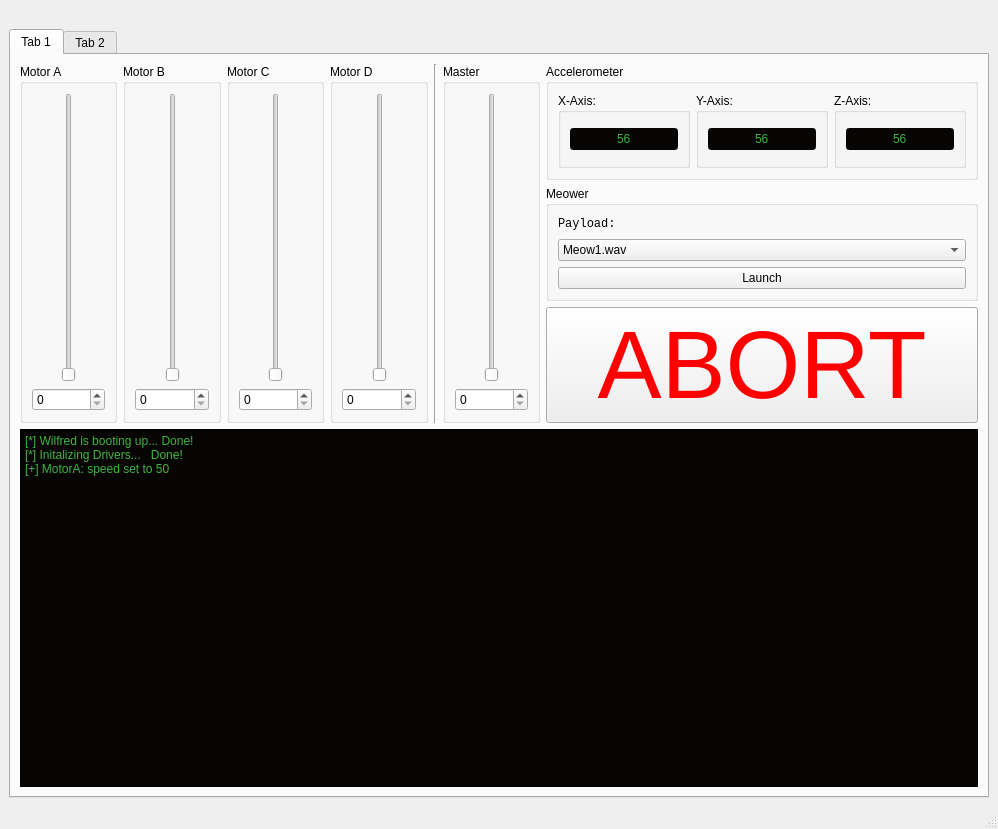
<?xml version="1.0" encoding="UTF-8"?>
<ui version="4.0">
 <class>MainWindow</class>
 <widget class="QMainWindow" name="MainWindow">
  <property name="geometry">
   <rect>
    <x>0</x>
    <y>0</y>
    <width>998</width>
    <height>829</height>
   </rect>
  </property>
  <property name="windowTitle">
   <string>MainWindow</string>
  </property>
  <widget class="QWidget" name="centralwidget">
   <layout class="QVBoxLayout" name="verticalLayout_5">
    <item>
     <widget class="QLabel" name="label">
      <property name="text">
       <string/>
      </property>
      <property name="pixmap">
       <pixmap>Images/headerImage.xcf</pixmap>
      </property>
     </widget>
    </item>
    <item>
     <widget class="QTabWidget" name="tabWidget">
      <property name="currentIndex">
       <number>0</number>
      </property>
      <widget class="QWidget" name="tab">
       <attribute name="title">
        <string>Tab 1</string>
       </attribute>
       <layout class="QGridLayout" name="gridLayout_3">
        <item row="0" column="0">
         <layout class="QVBoxLayout" name="verticalLayout_13">
          <item>
           <layout class="QHBoxLayout" name="horizontalLayout_10">
            <item>
             <widget class="QGroupBox" name="groupBox">
              <property name="title">
               <string>Motor A</string>
              </property>
              <layout class="QVBoxLayout" name="verticalLayout">
               <item>
                <layout class="QHBoxLayout" name="horizontalLayout">
                 <item>
                  <spacer name="horizontalSpacer">
                   <property name="orientation">
                    <enum>Qt::Horizontal</enum>
                   </property>
                   <property name="sizeHint" stdset="0">
                    <size>
                     <width>13</width>
                     <height>20</height>
                    </size>
                   </property>
                  </spacer>
                 </item>
                 <item>
                  <widget class="QSlider" name="verticalSlider">
                   <property name="orientation">
                    <enum>Qt::Vertical</enum>
                   </property>
                  </widget>
                 </item>
                 <item>
                  <spacer name="horizontalSpacer_2">
                   <property name="orientation">
                    <enum>Qt::Horizontal</enum>
                   </property>
                   <property name="sizeHint" stdset="0">
                    <size>
                     <width>13</width>
                     <height>20</height>
                    </size>
                   </property>
                  </spacer>
                 </item>
                </layout>
               </item>
               <item>
                <widget class="QSpinBox" name="spinBox"/>
               </item>
              </layout>
             </widget>
            </item>
            <item>
             <widget class="QGroupBox" name="groupBox_2">
              <property name="title">
               <string>Motor B</string>
              </property>
              <layout class="QVBoxLayout" name="verticalLayout_6">
               <item>
                <layout class="QHBoxLayout" name="horizontalLayout_5">
                 <item>
                  <spacer name="horizontalSpacer_9">
                   <property name="orientation">
                    <enum>Qt::Horizontal</enum>
                   </property>
                   <property name="sizeHint" stdset="0">
                    <size>
                     <width>13</width>
                     <height>20</height>
                    </size>
                   </property>
                  </spacer>
                 </item>
                 <item>
                  <widget class="QSlider" name="verticalSlider_5">
                   <property name="orientation">
                    <enum>Qt::Vertical</enum>
                   </property>
                  </widget>
                 </item>
                 <item>
                  <spacer name="horizontalSpacer_10">
                   <property name="orientation">
                    <enum>Qt::Horizontal</enum>
                   </property>
                   <property name="sizeHint" stdset="0">
                    <size>
                     <width>13</width>
                     <height>20</height>
                    </size>
                   </property>
                  </spacer>
                 </item>
                </layout>
               </item>
               <item>
                <widget class="QSpinBox" name="spinBox_5"/>
               </item>
              </layout>
             </widget>
            </item>
            <item>
             <widget class="QGroupBox" name="groupBox_3">
              <property name="title">
               <string>Motor C</string>
              </property>
              <layout class="QVBoxLayout" name="verticalLayout_7">
               <item>
                <layout class="QHBoxLayout" name="horizontalLayout_6">
                 <item>
                  <spacer name="horizontalSpacer_11">
                   <property name="orientation">
                    <enum>Qt::Horizontal</enum>
                   </property>
                   <property name="sizeHint" stdset="0">
                    <size>
                     <width>13</width>
                     <height>20</height>
                    </size>
                   </property>
                  </spacer>
                 </item>
                 <item>
                  <widget class="QSlider" name="verticalSlider_6">
                   <property name="orientation">
                    <enum>Qt::Vertical</enum>
                   </property>
                  </widget>
                 </item>
                 <item>
                  <spacer name="horizontalSpacer_12">
                   <property name="orientation">
                    <enum>Qt::Horizontal</enum>
                   </property>
                   <property name="sizeHint" stdset="0">
                    <size>
                     <width>13</width>
                     <height>20</height>
                    </size>
                   </property>
                  </spacer>
                 </item>
                </layout>
               </item>
               <item>
                <widget class="QSpinBox" name="spinBox_6"/>
               </item>
              </layout>
             </widget>
            </item>
            <item>
             <widget class="QGroupBox" name="groupBox_4">
              <property name="title">
               <string>Motor D</string>
              </property>
              <layout class="QVBoxLayout" name="verticalLayout_8">
               <item>
                <layout class="QHBoxLayout" name="horizontalLayout_7">
                 <item>
                  <spacer name="horizontalSpacer_13">
                   <property name="orientation">
                    <enum>Qt::Horizontal</enum>
                   </property>
                   <property name="sizeHint" stdset="0">
                    <size>
                     <width>13</width>
                     <height>20</height>
                    </size>
                   </property>
                  </spacer>
                 </item>
                 <item>
                  <widget class="QSlider" name="verticalSlider_7">
                   <property name="orientation">
                    <enum>Qt::Vertical</enum>
                   </property>
                  </widget>
                 </item>
                 <item>
                  <spacer name="horizontalSpacer_14">
                   <property name="orientation">
                    <enum>Qt::Horizontal</enum>
                   </property>
                   <property name="sizeHint" stdset="0">
                    <size>
                     <width>13</width>
                     <height>20</height>
                    </size>
                   </property>
                  </spacer>
                 </item>
                </layout>
               </item>
               <item>
                <widget class="QSpinBox" name="spinBox_7"/>
               </item>
              </layout>
             </widget>
            </item>
            <item>
             <widget class="Line" name="line">
              <property name="orientation">
               <enum>Qt::Vertical</enum>
              </property>
             </widget>
            </item>
            <item>
             <widget class="QGroupBox" name="groupBox_5">
              <property name="title">
               <string>Master</string>
              </property>
              <layout class="QVBoxLayout" name="verticalLayout_9">
               <item>
                <layout class="QHBoxLayout" name="horizontalLayout_8">
                 <item>
                  <spacer name="horizontalSpacer_15">
                   <property name="orientation">
                    <enum>Qt::Horizontal</enum>
                   </property>
                   <property name="sizeHint" stdset="0">
                    <size>
                     <width>13</width>
                     <height>20</height>
                    </size>
                   </property>
                  </spacer>
                 </item>
                 <item>
                  <widget class="QSlider" name="verticalSlider_8">
                   <property name="orientation">
                    <enum>Qt::Vertical</enum>
                   </property>
                  </widget>
                 </item>
                 <item>
                  <spacer name="horizontalSpacer_16">
                   <property name="orientation">
                    <enum>Qt::Horizontal</enum>
                   </property>
                   <property name="sizeHint" stdset="0">
                    <size>
                     <width>13</width>
                     <height>20</height>
                    </size>
                   </property>
                  </spacer>
                 </item>
                </layout>
               </item>
               <item>
                <widget class="QSpinBox" name="spinBox_8"/>
               </item>
              </layout>
             </widget>
            </item>
            <item>
             <layout class="QVBoxLayout" name="verticalLayout_12">
              <item>
               <widget class="QGroupBox" name="groupBox_7">
                <property name="title">
                 <string>Accelerometer</string>
                </property>
                <layout class="QHBoxLayout" name="horizontalLayout_9">
                 <item>
                  <widget class="QGroupBox" name="groupBox_8">
                   <property name="title">
                    <string>X-Axis:</string>
                   </property>
                   <layout class="QGridLayout" name="gridLayout_2">
                    <item row="0" column="0">
                     <widget class="QLineEdit" name="lineEdit">
                      <property name="styleSheet">
                       <string notr="true">background-color: rgb(6, 5, 4);
color: rgb(64, 181, 64);
font: 12pt &quot;Monospace&quot;;</string>
                      </property>
                      <property name="text">
                       <string>56</string>
                      </property>
                      <property name="alignment">
                       <set>Qt::AlignCenter</set>
                      </property>
                     </widget>
                    </item>
                   </layout>
                  </widget>
                 </item>
                 <item>
                  <widget class="QGroupBox" name="groupBox_9">
                   <property name="title">
                    <string>Y-Axis:</string>
                   </property>
                   <layout class="QGridLayout" name="gridLayout">
                    <item row="0" column="0">
                     <widget class="QLineEdit" name="lineEdit_2">
                      <property name="styleSheet">
                       <string notr="true">background-color: rgb(6, 5, 4);
color: rgb(64, 181, 64);
font: 12pt &quot;Monospace&quot;;</string>
                      </property>
                      <property name="text">
                       <string>56</string>
                      </property>
                      <property name="alignment">
                       <set>Qt::AlignCenter</set>
                      </property>
                     </widget>
                    </item>
                   </layout>
                  </widget>
                 </item>
                 <item>
                  <widget class="QGroupBox" name="groupBox_10">
                   <property name="title">
                    <string>Z-Axis:</string>
                   </property>
                   <layout class="QVBoxLayout" name="verticalLayout_11">
                    <item>
                     <widget class="QLineEdit" name="lineEdit_3">
                      <property name="styleSheet">
                       <string notr="true">background-color: rgb(6, 5, 4);
color: rgb(64, 181, 64);
font: 12pt &quot;Monospace&quot;;</string>
                      </property>
                      <property name="text">
                       <string>56</string>
                      </property>
                      <property name="alignment">
                       <set>Qt::AlignCenter</set>
                      </property>
                     </widget>
                    </item>
                   </layout>
                  </widget>
                 </item>
                </layout>
               </widget>
              </item>
              <item>
               <widget class="QGroupBox" name="groupBox_6">
                <property name="title">
                 <string>Meower</string>
                </property>
                <layout class="QVBoxLayout" name="verticalLayout_10">
                 <item>
                  <widget class="QLabel" name="label_2">
                   <property name="font">
                    <font>
                     <family>Monospace</family>
                     <pointsize>9</pointsize>
                     <weight>50</weight>
                     <italic>false</italic>
                     <bold>false</bold>
                    </font>
                   </property>
                   <property name="styleSheet">
                    <string notr="true">font: 9pt &quot;Monospace&quot;;</string>
                   </property>
                   <property name="text">
                    <string>Payload:</string>
                   </property>
                  </widget>
                 </item>
                 <item>
                  <widget class="QComboBox" name="comboBox">
                   <item>
                    <property name="text">
                     <string>Meow1.wav</string>
                    </property>
                   </item>
                  </widget>
                 </item>
                 <item>
                  <widget class="QPushButton" name="pushButton_2">
                   <property name="text">
                    <string>Launch</string>
                   </property>
                  </widget>
                 </item>
                </layout>
               </widget>
              </item>
              <item>
               <widget class="QPushButton" name="pushButton">
                <property name="font">
                 <font>
                  <pointsize>72</pointsize>
                 </font>
                </property>
                <property name="styleSheet">
                 <string notr="true">color: rgb(255, 0, 0);</string>
                </property>
                <property name="text">
                 <string>ABORT</string>
                </property>
               </widget>
              </item>
             </layout>
            </item>
           </layout>
          </item>
          <item>
           <widget class="QPlainTextEdit" name="plainTextEdit">
            <property name="autoFillBackground">
             <bool>false</bool>
            </property>
            <property name="styleSheet">
             <string notr="true">background-color: rgb(6, 5, 4);
color: rgb(64, 181, 64);
font: 9pt &quot;Monospace&quot;;</string>
            </property>
            <property name="plainText">
             <string>[*] Wilfred is booting up... Done!
[*] Initalizing Drivers...   Done!
[+] MotorA: speed set to 50</string>
            </property>
           </widget>
          </item>
         </layout>
        </item>
       </layout>
      </widget>
      <widget class="QWidget" name="tab_2">
       <attribute name="title">
        <string>Tab 2</string>
       </attribute>
      </widget>
     </widget>
    </item>
   </layout>
  </widget>
  <widget class="QMenuBar" name="menubar">
   <property name="geometry">
    <rect>
     <x>0</x>
     <y>0</y>
     <width>998</width>
     <height>19</height>
    </rect>
   </property>
  </widget>
  <widget class="QStatusBar" name="statusbar"/>
 </widget>
 <resources/>
 <connections>
  <connection>
   <sender>spinBox</sender>
   <signal>valueChanged(int)</signal>
   <receiver>verticalSlider</receiver>
   <slot>setValue(int)</slot>
   <hints>
    <hint type="sourcelabel">
     <x>62</x>
     <y>627</y>
    </hint>
    <hint type="destinationlabel">
     <x>64</x>
     <y>593</y>
    </hint>
   </hints>
  </connection>
  <connection>
   <sender>verticalSlider</sender>
   <signal>valueChanged(int)</signal>
   <receiver>spinBox</receiver>
   <slot>setValue(int)</slot>
   <hints>
    <hint type="sourcelabel">
     <x>66</x>
     <y>453</y>
    </hint>
    <hint type="destinationlabel">
     <x>80</x>
     <y>641</y>
    </hint>
   </hints>
  </connection>
  <connection>
   <sender>spinBox_5</sender>
   <signal>valueChanged(int)</signal>
   <receiver>verticalSlider_5</receiver>
   <slot>setValue(int)</slot>
   <hints>
    <hint type="sourcelabel">
     <x>157</x>
     <y>632</y>
    </hint>
    <hint type="destinationlabel">
     <x>160</x>
     <y>534</y>
    </hint>
   </hints>
  </connection>
  <connection>
   <sender>verticalSlider_5</sender>
   <signal>valueChanged(int)</signal>
   <receiver>spinBox_5</receiver>
   <slot>setValue(int)</slot>
   <hints>
    <hint type="sourcelabel">
     <x>168</x>
     <y>490</y>
    </hint>
    <hint type="destinationlabel">
     <x>168</x>
     <y>635</y>
    </hint>
   </hints>
  </connection>
  <connection>
   <sender>spinBox_6</sender>
   <signal>valueChanged(int)</signal>
   <receiver>verticalSlider_6</receiver>
   <slot>setValue(int)</slot>
   <hints>
    <hint type="sourcelabel">
     <x>260</x>
     <y>641</y>
    </hint>
    <hint type="destinationlabel">
     <x>262</x>
     <y>527</y>
    </hint>
   </hints>
  </connection>
  <connection>
   <sender>verticalSlider_6</sender>
   <signal>valueChanged(int)</signal>
   <receiver>spinBox_6</receiver>
   <slot>setValue(int)</slot>
   <hints>
    <hint type="sourcelabel">
     <x>266</x>
     <y>489</y>
    </hint>
    <hint type="destinationlabel">
     <x>285</x>
     <y>631</y>
    </hint>
   </hints>
  </connection>
  <connection>
   <sender>spinBox_7</sender>
   <signal>valueChanged(int)</signal>
   <receiver>verticalSlider_7</receiver>
   <slot>setValue(int)</slot>
   <hints>
    <hint type="sourcelabel">
     <x>356</x>
     <y>635</y>
    </hint>
    <hint type="destinationlabel">
     <x>372</x>
     <y>522</y>
    </hint>
   </hints>
  </connection>
  <connection>
   <sender>verticalSlider_7</sender>
   <signal>valueChanged(int)</signal>
   <receiver>spinBox_7</receiver>
   <slot>setValue(int)</slot>
   <hints>
    <hint type="sourcelabel">
     <x>370</x>
     <y>471</y>
    </hint>
    <hint type="destinationlabel">
     <x>377</x>
     <y>642</y>
    </hint>
   </hints>
  </connection>
  <connection>
   <sender>spinBox_8</sender>
   <signal>valueChanged(int)</signal>
   <receiver>verticalSlider_8</receiver>
   <slot>setValue(int)</slot>
   <hints>
    <hint type="sourcelabel">
     <x>492</x>
     <y>634</y>
    </hint>
    <hint type="destinationlabel">
     <x>511</x>
     <y>594</y>
    </hint>
   </hints>
  </connection>
  <connection>
   <sender>verticalSlider_8</sender>
   <signal>valueChanged(int)</signal>
   <receiver>spinBox_8</receiver>
   <slot>setValue(int)</slot>
   <hints>
    <hint type="sourcelabel">
     <x>513</x>
     <y>510</y>
    </hint>
    <hint type="destinationlabel">
     <x>501</x>
     <y>637</y>
    </hint>
   </hints>
  </connection>
  <connection>
   <sender>verticalSlider_8</sender>
   <signal>valueChanged(int)</signal>
   <receiver>verticalSlider</receiver>
   <slot>setValue(int)</slot>
   <hints>
    <hint type="sourcelabel">
     <x>512</x>
     <y>303</y>
    </hint>
    <hint type="destinationlabel">
     <x>60</x>
     <y>299</y>
    </hint>
   </hints>
  </connection>
  <connection>
   <sender>verticalSlider_8</sender>
   <signal>valueChanged(int)</signal>
   <receiver>verticalSlider_5</receiver>
   <slot>setValue(int)</slot>
   <hints>
    <hint type="sourcelabel">
     <x>503</x>
     <y>324</y>
    </hint>
    <hint type="destinationlabel">
     <x>167</x>
     <y>322</y>
    </hint>
   </hints>
  </connection>
  <connection>
   <sender>verticalSlider_8</sender>
   <signal>valueChanged(int)</signal>
   <receiver>verticalSlider_6</receiver>
   <slot>setValue(int)</slot>
   <hints>
    <hint type="sourcelabel">
     <x>511</x>
     <y>372</y>
    </hint>
    <hint type="destinationlabel">
     <x>260</x>
     <y>349</y>
    </hint>
   </hints>
  </connection>
  <connection>
   <sender>verticalSlider_8</sender>
   <signal>valueChanged(int)</signal>
   <receiver>verticalSlider_7</receiver>
   <slot>setValue(int)</slot>
   <hints>
    <hint type="sourcelabel">
     <x>506</x>
     <y>401</y>
    </hint>
    <hint type="destinationlabel">
     <x>369</x>
     <y>399</y>
    </hint>
   </hints>
  </connection>
 </connections>
</ui>
